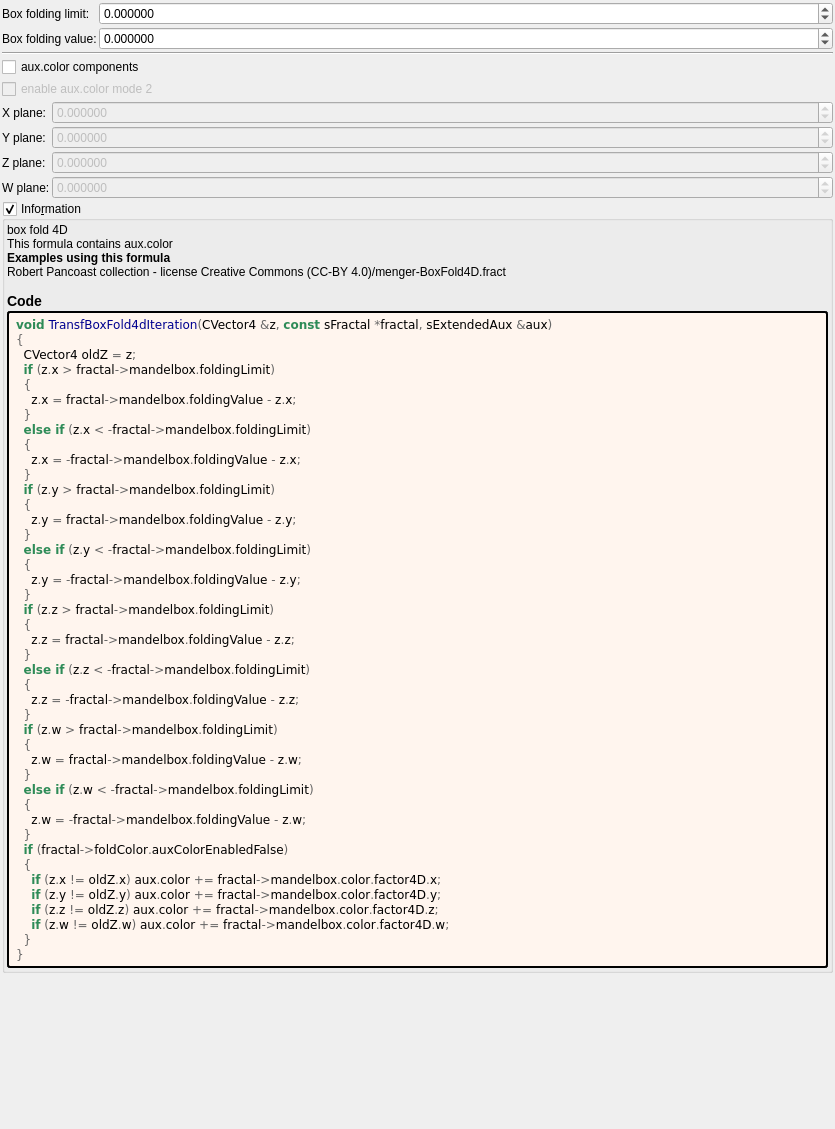
<?xml version="1.0" encoding="UTF-8"?>
<ui version="4.0">
 <class>transf_box_fold4d</class>
 <widget class="QWidget" name="Form">
  <property name="enabled">
   <bool>true</bool>
  </property>
  <property name="geometry">
   <rect>
    <x>0</x>
    <y>0</y>
    <width>835</width>
    <height>1129</height>
   </rect>
  </property>
  <property name="windowTitle">
   <string notr="true">transf_box_fold4d</string>
  </property>
  <layout class="QVBoxLayout" name="verticalLayout">
   <property name="spacing">
    <number>2</number>
   </property>
   <property name="leftMargin">
    <number>2</number>
   </property>
   <property name="topMargin">
    <number>2</number>
   </property>
   <property name="rightMargin">
    <number>2</number>
   </property>
   <property name="bottomMargin">
    <number>2</number>
   </property>
   <item>
    <layout class="QGridLayout" name="gridLayout_12" columnstretch="0,1">
     <property name="spacing">
      <number>2</number>
     </property>
     <item row="0" column="0">
      <widget class="QLabel" name="label_47">
       <property name="text">
        <string>Box folding limit:</string>
       </property>
      </widget>
     </item>
     <item row="1" column="0">
      <widget class="QLabel" name="label_46">
       <property name="text">
        <string>Box folding value:</string>
       </property>
      </widget>
     </item>
     <item row="1" column="1">
      <widget class="MyDoubleSpinBox" name="spinbox_mandelbox_folding_value">
       <property name="sizePolicy">
        <sizepolicy hsizetype="Minimum" vsizetype="Maximum">
         <horstretch>0</horstretch>
         <verstretch>0</verstretch>
        </sizepolicy>
       </property>
       <property name="prefix">
        <string/>
       </property>
       <property name="suffix">
        <string/>
       </property>
       <property name="decimals">
        <number>6</number>
       </property>
       <property name="minimum">
        <double>-100.000000000000000</double>
       </property>
       <property name="maximum">
        <double>100.000000000000000</double>
       </property>
       <property name="singleStep">
        <double>0.100000000000000</double>
       </property>
      </widget>
     </item>
     <item row="0" column="1">
      <widget class="MyDoubleSpinBox" name="spinbox_mandelbox_folding_limit">
       <property name="sizePolicy">
        <sizepolicy hsizetype="Minimum" vsizetype="Maximum">
         <horstretch>0</horstretch>
         <verstretch>0</verstretch>
        </sizepolicy>
       </property>
       <property name="prefix">
        <string/>
       </property>
       <property name="suffix">
        <string/>
       </property>
       <property name="decimals">
        <number>6</number>
       </property>
       <property name="minimum">
        <double>-100.000000000000000</double>
       </property>
       <property name="maximum">
        <double>100.000000000000000</double>
       </property>
       <property name="singleStep">
        <double>0.100000000000000</double>
       </property>
      </widget>
     </item>
    </layout>
   </item>
   <item>
    <widget class="Line" name="line_40">
     <property name="orientation">
      <enum>Qt::Horizontal</enum>
     </property>
    </widget>
   </item>
   <item>
    <layout class="QGridLayout" name="gridLayout_4" columnstretch="0,1,0" columnminimumwidth="0,0,0">
     <property name="spacing">
      <number>2</number>
     </property>
     <item row="1" column="0" colspan="3">
      <widget class="MyCheckBox" name="checkBox_fold_color_aux_color_enabled_false">
       <property name="text">
        <string notr="true">aux.color components</string>
       </property>
      </widget>
     </item>
     <item row="6" column="0">
      <widget class="QLabel" name="label_30">
       <property name="text">
        <string>W plane:</string>
       </property>
      </widget>
     </item>
     <item row="3" column="1" colspan="2">
      <widget class="MyDoubleSpinBox" name="spinbox4_mandelbox_color_4D_x">
       <property name="enabled">
        <bool>false</bool>
       </property>
       <property name="sizePolicy">
        <sizepolicy hsizetype="Minimum" vsizetype="Maximum">
         <horstretch>0</horstretch>
         <verstretch>0</verstretch>
        </sizepolicy>
       </property>
       <property name="prefix">
        <string/>
       </property>
       <property name="suffix">
        <string/>
       </property>
       <property name="decimals">
        <number>6</number>
       </property>
       <property name="minimum">
        <double>-100.000000000000000</double>
       </property>
       <property name="maximum">
        <double>100.000000000000000</double>
       </property>
       <property name="singleStep">
        <double>0.100000000000000</double>
       </property>
      </widget>
     </item>
     <item row="4" column="0">
      <widget class="QLabel" name="label_26">
       <property name="text">
        <string>Y plane:</string>
       </property>
      </widget>
     </item>
     <item row="4" column="1" colspan="2">
      <widget class="MyDoubleSpinBox" name="spinbox4_mandelbox_color_4D_y">
       <property name="enabled">
        <bool>false</bool>
       </property>
       <property name="sizePolicy">
        <sizepolicy hsizetype="Minimum" vsizetype="Maximum">
         <horstretch>0</horstretch>
         <verstretch>0</verstretch>
        </sizepolicy>
       </property>
       <property name="prefix">
        <string/>
       </property>
       <property name="suffix">
        <string/>
       </property>
       <property name="decimals">
        <number>6</number>
       </property>
       <property name="minimum">
        <double>-100.000000000000000</double>
       </property>
       <property name="maximum">
        <double>100.000000000000000</double>
       </property>
       <property name="singleStep">
        <double>0.100000000000000</double>
       </property>
      </widget>
     </item>
     <item row="6" column="1" colspan="2">
      <widget class="MyDoubleSpinBox" name="spinbox4_mandelbox_color_4D_w">
       <property name="enabled">
        <bool>false</bool>
       </property>
       <property name="sizePolicy">
        <sizepolicy hsizetype="Minimum" vsizetype="Maximum">
         <horstretch>0</horstretch>
         <verstretch>0</verstretch>
        </sizepolicy>
       </property>
       <property name="prefix">
        <string/>
       </property>
       <property name="suffix">
        <string/>
       </property>
       <property name="decimals">
        <number>6</number>
       </property>
       <property name="minimum">
        <double>-100.000000000000000</double>
       </property>
       <property name="maximum">
        <double>100.000000000000000</double>
       </property>
       <property name="singleStep">
        <double>0.100000000000000</double>
       </property>
      </widget>
     </item>
     <item row="5" column="0">
      <widget class="QLabel" name="label_27">
       <property name="text">
        <string>Z plane:</string>
       </property>
      </widget>
     </item>
     <item row="3" column="0">
      <widget class="QLabel" name="label_25">
       <property name="text">
        <string>X plane:</string>
       </property>
      </widget>
     </item>
     <item row="5" column="1" colspan="2">
      <widget class="MyDoubleSpinBox" name="spinbox4_mandelbox_color_4D_z">
       <property name="enabled">
        <bool>false</bool>
       </property>
       <property name="sizePolicy">
        <sizepolicy hsizetype="Minimum" vsizetype="Maximum">
         <horstretch>0</horstretch>
         <verstretch>0</verstretch>
        </sizepolicy>
       </property>
       <property name="prefix">
        <string/>
       </property>
       <property name="suffix">
        <string/>
       </property>
       <property name="decimals">
        <number>6</number>
       </property>
       <property name="minimum">
        <double>-100.000000000000000</double>
       </property>
       <property name="maximum">
        <double>100.000000000000000</double>
       </property>
       <property name="singleStep">
        <double>0.100000000000000</double>
       </property>
      </widget>
     </item>
     <item row="2" column="0" colspan="2">
      <widget class="MyCheckBox" name="checkBox_transf_function_enabledCx_false">
       <property name="enabled">
        <bool>false</bool>
       </property>
       <property name="text">
        <string>enable aux.color mode 2</string>
       </property>
      </widget>
     </item>
    </layout>
   </item>
   <item>
    <widget class="MyGroupBox" name="groupCheck_info">
     <property name="title">
      <string>Info&amp;rmation</string>
     </property>
     <property name="flat">
      <bool>false</bool>
     </property>
     <property name="checkable">
      <bool>true</bool>
     </property>
     <layout class="QVBoxLayout" name="verticalLayout_2">
      <property name="spacing">
       <number>2</number>
      </property>
      <property name="leftMargin">
       <number>2</number>
      </property>
      <property name="topMargin">
       <number>2</number>
      </property>
      <property name="rightMargin">
       <number>2</number>
      </property>
      <property name="bottomMargin">
       <number>2</number>
      </property>
      <item>
       <widget class="QLabel" name="label_information_general">
        <property name="text">
         <string notr="true">&lt;p&gt;box fold 4D&lt;br&gt;This formula contains aux.color&lt;/p&gt;&lt;table&gt;
&lt;/table&gt;
&lt;br&gt;&lt;b&gt;Examples using this formula&lt;/b&gt;&lt;br&gt;Robert Pancoast collection - license Creative Commons (CC-BY 4.0)/menger-BoxFold4D.fract&lt;h3&gt;Code&lt;/h3&gt;</string>
        </property>
        <property name="wordWrap">
         <bool>true</bool>
        </property>
        <property name="openExternalLinks">
         <bool>true</bool>
        </property>
        <property name="textInteractionFlags">
         <set>Qt::LinksAccessibleByMouse|Qt::TextSelectableByMouse</set>
        </property>
       </widget>
      </item>
      <item>
       <widget class="QLabel" name="label_code_content">
        <property name="styleSheet">
         <string notr="true">border-style: outset; border-width: 2px; border-radius: 3px; border-color: black; background-color: #fff5ee; padding: 4px;</string>
        </property>
        <property name="text">
         <string notr="true">&lt;body style=&quot;background-color:#fff5ee&quot;&gt;
&lt;pre style=&quot;color:#000000; background-color:#fff5ee;  font-family:&#039;Courier New&#039;,monospace;&quot;&gt;&lt;span style=&quot;color:#2e8b57; font-weight:bold&quot;&gt;void&lt;/span&gt; &lt;span style=&quot;color:#00008f&quot;&gt;TransfBoxFold4dIteration&lt;/span&gt;&lt;span style=&quot;color:#676767&quot;&gt;(&lt;/span&gt;CVector4 &lt;span style=&quot;color:#676767&quot;&gt;&amp;amp;&lt;/span&gt;z&lt;span style=&quot;color:#676767&quot;&gt;,&lt;/span&gt; &lt;span style=&quot;color:#2e8b57; font-weight:bold&quot;&gt;const&lt;/span&gt; sFractal &lt;span style=&quot;color:#676767&quot;&gt;*&lt;/span&gt;fractal&lt;span style=&quot;color:#676767&quot;&gt;,&lt;/span&gt; sExtendedAux &lt;span style=&quot;color:#676767&quot;&gt;&amp;amp;&lt;/span&gt;aux&lt;span style=&quot;color:#676767&quot;&gt;)&lt;/span&gt;
&lt;span style=&quot;color:#676767&quot;&gt;{&lt;/span&gt;
  CVector4 oldZ &lt;span style=&quot;color:#676767&quot;&gt;=&lt;/span&gt; z&lt;span style=&quot;color:#676767&quot;&gt;;&lt;/span&gt;
  &lt;span style=&quot;color:#2e8b57; font-weight:bold&quot;&gt;if&lt;/span&gt; &lt;span style=&quot;color:#676767&quot;&gt;(&lt;/span&gt;z&lt;span style=&quot;color:#676767&quot;&gt;.&lt;/span&gt;x &lt;span style=&quot;color:#676767&quot;&gt;&amp;gt;&lt;/span&gt; fractal&lt;span style=&quot;color:#676767&quot;&gt;-&amp;gt;&lt;/span&gt;mandelbox&lt;span style=&quot;color:#676767&quot;&gt;.&lt;/span&gt;foldingLimit&lt;span style=&quot;color:#676767&quot;&gt;)&lt;/span&gt;
  &lt;span style=&quot;color:#676767&quot;&gt;{&lt;/span&gt;
    z&lt;span style=&quot;color:#676767&quot;&gt;.&lt;/span&gt;x &lt;span style=&quot;color:#676767&quot;&gt;=&lt;/span&gt; fractal&lt;span style=&quot;color:#676767&quot;&gt;-&amp;gt;&lt;/span&gt;mandelbox&lt;span style=&quot;color:#676767&quot;&gt;.&lt;/span&gt;foldingValue &lt;span style=&quot;color:#676767&quot;&gt;-&lt;/span&gt; z&lt;span style=&quot;color:#676767&quot;&gt;.&lt;/span&gt;x&lt;span style=&quot;color:#676767&quot;&gt;;&lt;/span&gt;
  &lt;span style=&quot;color:#676767&quot;&gt;}&lt;/span&gt;
  &lt;span style=&quot;color:#2e8b57; font-weight:bold&quot;&gt;else if&lt;/span&gt; &lt;span style=&quot;color:#676767&quot;&gt;(&lt;/span&gt;z&lt;span style=&quot;color:#676767&quot;&gt;.&lt;/span&gt;x &lt;span style=&quot;color:#676767&quot;&gt;&amp;lt; -&lt;/span&gt;fractal&lt;span style=&quot;color:#676767&quot;&gt;-&amp;gt;&lt;/span&gt;mandelbox&lt;span style=&quot;color:#676767&quot;&gt;.&lt;/span&gt;foldingLimit&lt;span style=&quot;color:#676767&quot;&gt;)&lt;/span&gt;
  &lt;span style=&quot;color:#676767&quot;&gt;{&lt;/span&gt;
    z&lt;span style=&quot;color:#676767&quot;&gt;.&lt;/span&gt;x &lt;span style=&quot;color:#676767&quot;&gt;= -&lt;/span&gt;fractal&lt;span style=&quot;color:#676767&quot;&gt;-&amp;gt;&lt;/span&gt;mandelbox&lt;span style=&quot;color:#676767&quot;&gt;.&lt;/span&gt;foldingValue &lt;span style=&quot;color:#676767&quot;&gt;-&lt;/span&gt; z&lt;span style=&quot;color:#676767&quot;&gt;.&lt;/span&gt;x&lt;span style=&quot;color:#676767&quot;&gt;;&lt;/span&gt;
  &lt;span style=&quot;color:#676767&quot;&gt;}&lt;/span&gt;
  &lt;span style=&quot;color:#2e8b57; font-weight:bold&quot;&gt;if&lt;/span&gt; &lt;span style=&quot;color:#676767&quot;&gt;(&lt;/span&gt;z&lt;span style=&quot;color:#676767&quot;&gt;.&lt;/span&gt;y &lt;span style=&quot;color:#676767&quot;&gt;&amp;gt;&lt;/span&gt; fractal&lt;span style=&quot;color:#676767&quot;&gt;-&amp;gt;&lt;/span&gt;mandelbox&lt;span style=&quot;color:#676767&quot;&gt;.&lt;/span&gt;foldingLimit&lt;span style=&quot;color:#676767&quot;&gt;)&lt;/span&gt;
  &lt;span style=&quot;color:#676767&quot;&gt;{&lt;/span&gt;
    z&lt;span style=&quot;color:#676767&quot;&gt;.&lt;/span&gt;y &lt;span style=&quot;color:#676767&quot;&gt;=&lt;/span&gt; fractal&lt;span style=&quot;color:#676767&quot;&gt;-&amp;gt;&lt;/span&gt;mandelbox&lt;span style=&quot;color:#676767&quot;&gt;.&lt;/span&gt;foldingValue &lt;span style=&quot;color:#676767&quot;&gt;-&lt;/span&gt; z&lt;span style=&quot;color:#676767&quot;&gt;.&lt;/span&gt;y&lt;span style=&quot;color:#676767&quot;&gt;;&lt;/span&gt;
  &lt;span style=&quot;color:#676767&quot;&gt;}&lt;/span&gt;
  &lt;span style=&quot;color:#2e8b57; font-weight:bold&quot;&gt;else if&lt;/span&gt; &lt;span style=&quot;color:#676767&quot;&gt;(&lt;/span&gt;z&lt;span style=&quot;color:#676767&quot;&gt;.&lt;/span&gt;y &lt;span style=&quot;color:#676767&quot;&gt;&amp;lt; -&lt;/span&gt;fractal&lt;span style=&quot;color:#676767&quot;&gt;-&amp;gt;&lt;/span&gt;mandelbox&lt;span style=&quot;color:#676767&quot;&gt;.&lt;/span&gt;foldingLimit&lt;span style=&quot;color:#676767&quot;&gt;)&lt;/span&gt;
  &lt;span style=&quot;color:#676767&quot;&gt;{&lt;/span&gt;
    z&lt;span style=&quot;color:#676767&quot;&gt;.&lt;/span&gt;y &lt;span style=&quot;color:#676767&quot;&gt;= -&lt;/span&gt;fractal&lt;span style=&quot;color:#676767&quot;&gt;-&amp;gt;&lt;/span&gt;mandelbox&lt;span style=&quot;color:#676767&quot;&gt;.&lt;/span&gt;foldingValue &lt;span style=&quot;color:#676767&quot;&gt;-&lt;/span&gt; z&lt;span style=&quot;color:#676767&quot;&gt;.&lt;/span&gt;y&lt;span style=&quot;color:#676767&quot;&gt;;&lt;/span&gt;
  &lt;span style=&quot;color:#676767&quot;&gt;}&lt;/span&gt;
  &lt;span style=&quot;color:#2e8b57; font-weight:bold&quot;&gt;if&lt;/span&gt; &lt;span style=&quot;color:#676767&quot;&gt;(&lt;/span&gt;z&lt;span style=&quot;color:#676767&quot;&gt;.&lt;/span&gt;z &lt;span style=&quot;color:#676767&quot;&gt;&amp;gt;&lt;/span&gt; fractal&lt;span style=&quot;color:#676767&quot;&gt;-&amp;gt;&lt;/span&gt;mandelbox&lt;span style=&quot;color:#676767&quot;&gt;.&lt;/span&gt;foldingLimit&lt;span style=&quot;color:#676767&quot;&gt;)&lt;/span&gt;
  &lt;span style=&quot;color:#676767&quot;&gt;{&lt;/span&gt;
    z&lt;span style=&quot;color:#676767&quot;&gt;.&lt;/span&gt;z &lt;span style=&quot;color:#676767&quot;&gt;=&lt;/span&gt; fractal&lt;span style=&quot;color:#676767&quot;&gt;-&amp;gt;&lt;/span&gt;mandelbox&lt;span style=&quot;color:#676767&quot;&gt;.&lt;/span&gt;foldingValue &lt;span style=&quot;color:#676767&quot;&gt;-&lt;/span&gt; z&lt;span style=&quot;color:#676767&quot;&gt;.&lt;/span&gt;z&lt;span style=&quot;color:#676767&quot;&gt;;&lt;/span&gt;
  &lt;span style=&quot;color:#676767&quot;&gt;}&lt;/span&gt;
  &lt;span style=&quot;color:#2e8b57; font-weight:bold&quot;&gt;else if&lt;/span&gt; &lt;span style=&quot;color:#676767&quot;&gt;(&lt;/span&gt;z&lt;span style=&quot;color:#676767&quot;&gt;.&lt;/span&gt;z &lt;span style=&quot;color:#676767&quot;&gt;&amp;lt; -&lt;/span&gt;fractal&lt;span style=&quot;color:#676767&quot;&gt;-&amp;gt;&lt;/span&gt;mandelbox&lt;span style=&quot;color:#676767&quot;&gt;.&lt;/span&gt;foldingLimit&lt;span style=&quot;color:#676767&quot;&gt;)&lt;/span&gt;
  &lt;span style=&quot;color:#676767&quot;&gt;{&lt;/span&gt;
    z&lt;span style=&quot;color:#676767&quot;&gt;.&lt;/span&gt;z &lt;span style=&quot;color:#676767&quot;&gt;= -&lt;/span&gt;fractal&lt;span style=&quot;color:#676767&quot;&gt;-&amp;gt;&lt;/span&gt;mandelbox&lt;span style=&quot;color:#676767&quot;&gt;.&lt;/span&gt;foldingValue &lt;span style=&quot;color:#676767&quot;&gt;-&lt;/span&gt; z&lt;span style=&quot;color:#676767&quot;&gt;.&lt;/span&gt;z&lt;span style=&quot;color:#676767&quot;&gt;;&lt;/span&gt;
  &lt;span style=&quot;color:#676767&quot;&gt;}&lt;/span&gt;
  &lt;span style=&quot;color:#2e8b57; font-weight:bold&quot;&gt;if&lt;/span&gt; &lt;span style=&quot;color:#676767&quot;&gt;(&lt;/span&gt;z&lt;span style=&quot;color:#676767&quot;&gt;.&lt;/span&gt;w &lt;span style=&quot;color:#676767&quot;&gt;&amp;gt;&lt;/span&gt; fractal&lt;span style=&quot;color:#676767&quot;&gt;-&amp;gt;&lt;/span&gt;mandelbox&lt;span style=&quot;color:#676767&quot;&gt;.&lt;/span&gt;foldingLimit&lt;span style=&quot;color:#676767&quot;&gt;)&lt;/span&gt;
  &lt;span style=&quot;color:#676767&quot;&gt;{&lt;/span&gt;
    z&lt;span style=&quot;color:#676767&quot;&gt;.&lt;/span&gt;w &lt;span style=&quot;color:#676767&quot;&gt;=&lt;/span&gt; fractal&lt;span style=&quot;color:#676767&quot;&gt;-&amp;gt;&lt;/span&gt;mandelbox&lt;span style=&quot;color:#676767&quot;&gt;.&lt;/span&gt;foldingValue &lt;span style=&quot;color:#676767&quot;&gt;-&lt;/span&gt; z&lt;span style=&quot;color:#676767&quot;&gt;.&lt;/span&gt;w&lt;span style=&quot;color:#676767&quot;&gt;;&lt;/span&gt;
  &lt;span style=&quot;color:#676767&quot;&gt;}&lt;/span&gt;
  &lt;span style=&quot;color:#2e8b57; font-weight:bold&quot;&gt;else if&lt;/span&gt; &lt;span style=&quot;color:#676767&quot;&gt;(&lt;/span&gt;z&lt;span style=&quot;color:#676767&quot;&gt;.&lt;/span&gt;w &lt;span style=&quot;color:#676767&quot;&gt;&amp;lt; -&lt;/span&gt;fractal&lt;span style=&quot;color:#676767&quot;&gt;-&amp;gt;&lt;/span&gt;mandelbox&lt;span style=&quot;color:#676767&quot;&gt;.&lt;/span&gt;foldingLimit&lt;span style=&quot;color:#676767&quot;&gt;)&lt;/span&gt;
  &lt;span style=&quot;color:#676767&quot;&gt;{&lt;/span&gt;
    z&lt;span style=&quot;color:#676767&quot;&gt;.&lt;/span&gt;w &lt;span style=&quot;color:#676767&quot;&gt;= -&lt;/span&gt;fractal&lt;span style=&quot;color:#676767&quot;&gt;-&amp;gt;&lt;/span&gt;mandelbox&lt;span style=&quot;color:#676767&quot;&gt;.&lt;/span&gt;foldingValue &lt;span style=&quot;color:#676767&quot;&gt;-&lt;/span&gt; z&lt;span style=&quot;color:#676767&quot;&gt;.&lt;/span&gt;w&lt;span style=&quot;color:#676767&quot;&gt;;&lt;/span&gt;
  &lt;span style=&quot;color:#676767&quot;&gt;}&lt;/span&gt;
  &lt;span style=&quot;color:#2e8b57; font-weight:bold&quot;&gt;if&lt;/span&gt; &lt;span style=&quot;color:#676767&quot;&gt;(&lt;/span&gt;fractal&lt;span style=&quot;color:#676767&quot;&gt;-&amp;gt;&lt;/span&gt;foldColor&lt;span style=&quot;color:#676767&quot;&gt;.&lt;/span&gt;auxColorEnabledFalse&lt;span style=&quot;color:#676767&quot;&gt;)&lt;/span&gt;
  &lt;span style=&quot;color:#676767&quot;&gt;{&lt;/span&gt;
    &lt;span style=&quot;color:#2e8b57; font-weight:bold&quot;&gt;if&lt;/span&gt; &lt;span style=&quot;color:#676767&quot;&gt;(&lt;/span&gt;z&lt;span style=&quot;color:#676767&quot;&gt;.&lt;/span&gt;x &lt;span style=&quot;color:#676767&quot;&gt;!=&lt;/span&gt; oldZ&lt;span style=&quot;color:#676767&quot;&gt;.&lt;/span&gt;x&lt;span style=&quot;color:#676767&quot;&gt;)&lt;/span&gt; aux&lt;span style=&quot;color:#676767&quot;&gt;.&lt;/span&gt;color &lt;span style=&quot;color:#676767&quot;&gt;+=&lt;/span&gt; fractal&lt;span style=&quot;color:#676767&quot;&gt;-&amp;gt;&lt;/span&gt;mandelbox&lt;span style=&quot;color:#676767&quot;&gt;.&lt;/span&gt;color&lt;span style=&quot;color:#676767&quot;&gt;.&lt;/span&gt;factor4D&lt;span style=&quot;color:#676767&quot;&gt;.&lt;/span&gt;x&lt;span style=&quot;color:#676767&quot;&gt;;&lt;/span&gt;
    &lt;span style=&quot;color:#2e8b57; font-weight:bold&quot;&gt;if&lt;/span&gt; &lt;span style=&quot;color:#676767&quot;&gt;(&lt;/span&gt;z&lt;span style=&quot;color:#676767&quot;&gt;.&lt;/span&gt;y &lt;span style=&quot;color:#676767&quot;&gt;!=&lt;/span&gt; oldZ&lt;span style=&quot;color:#676767&quot;&gt;.&lt;/span&gt;y&lt;span style=&quot;color:#676767&quot;&gt;)&lt;/span&gt; aux&lt;span style=&quot;color:#676767&quot;&gt;.&lt;/span&gt;color &lt;span style=&quot;color:#676767&quot;&gt;+=&lt;/span&gt; fractal&lt;span style=&quot;color:#676767&quot;&gt;-&amp;gt;&lt;/span&gt;mandelbox&lt;span style=&quot;color:#676767&quot;&gt;.&lt;/span&gt;color&lt;span style=&quot;color:#676767&quot;&gt;.&lt;/span&gt;factor4D&lt;span style=&quot;color:#676767&quot;&gt;.&lt;/span&gt;y&lt;span style=&quot;color:#676767&quot;&gt;;&lt;/span&gt;
    &lt;span style=&quot;color:#2e8b57; font-weight:bold&quot;&gt;if&lt;/span&gt; &lt;span style=&quot;color:#676767&quot;&gt;(&lt;/span&gt;z&lt;span style=&quot;color:#676767&quot;&gt;.&lt;/span&gt;z &lt;span style=&quot;color:#676767&quot;&gt;!=&lt;/span&gt; oldZ&lt;span style=&quot;color:#676767&quot;&gt;.&lt;/span&gt;z&lt;span style=&quot;color:#676767&quot;&gt;)&lt;/span&gt; aux&lt;span style=&quot;color:#676767&quot;&gt;.&lt;/span&gt;color &lt;span style=&quot;color:#676767&quot;&gt;+=&lt;/span&gt; fractal&lt;span style=&quot;color:#676767&quot;&gt;-&amp;gt;&lt;/span&gt;mandelbox&lt;span style=&quot;color:#676767&quot;&gt;.&lt;/span&gt;color&lt;span style=&quot;color:#676767&quot;&gt;.&lt;/span&gt;factor4D&lt;span style=&quot;color:#676767&quot;&gt;.&lt;/span&gt;z&lt;span style=&quot;color:#676767&quot;&gt;;&lt;/span&gt;
    &lt;span style=&quot;color:#2e8b57; font-weight:bold&quot;&gt;if&lt;/span&gt; &lt;span style=&quot;color:#676767&quot;&gt;(&lt;/span&gt;z&lt;span style=&quot;color:#676767&quot;&gt;.&lt;/span&gt;w &lt;span style=&quot;color:#676767&quot;&gt;!=&lt;/span&gt; oldZ&lt;span style=&quot;color:#676767&quot;&gt;.&lt;/span&gt;w&lt;span style=&quot;color:#676767&quot;&gt;)&lt;/span&gt; aux&lt;span style=&quot;color:#676767&quot;&gt;.&lt;/span&gt;color &lt;span style=&quot;color:#676767&quot;&gt;+=&lt;/span&gt; fractal&lt;span style=&quot;color:#676767&quot;&gt;-&amp;gt;&lt;/span&gt;mandelbox&lt;span style=&quot;color:#676767&quot;&gt;.&lt;/span&gt;color&lt;span style=&quot;color:#676767&quot;&gt;.&lt;/span&gt;factor4D&lt;span style=&quot;color:#676767&quot;&gt;.&lt;/span&gt;w&lt;span style=&quot;color:#676767&quot;&gt;;&lt;/span&gt;
  &lt;span style=&quot;color:#676767&quot;&gt;}&lt;/span&gt;
&lt;span style=&quot;color:#676767&quot;&gt;}&lt;/span&gt;
&lt;/pre&gt;
&lt;/body&gt;</string>
        </property>
        <property name="wordWrap">
         <bool>true</bool>
        </property>
        <property name="openExternalLinks">
         <bool>true</bool>
        </property>
        <property name="textInteractionFlags">
         <set>Qt::LinksAccessibleByMouse|Qt::TextSelectableByMouse</set>
        </property>
       </widget>
      </item>
     </layout>
    </widget>
   </item>
   <item>
    <spacer name="verticalSpacer_2">
     <property name="orientation">
      <enum>Qt::Vertical</enum>
     </property>
     <property name="sizeHint" stdset="0">
      <size>
       <width>20</width>
       <height>40</height>
      </size>
     </property>
    </spacer>
   </item>
  </layout>
 </widget>
 <customwidgets>
  <customwidget>
   <class>MyGroupBox</class>
   <extends>QGroupBox</extends>
   <header>my_group_box.h</header>
   <container>1</container>
  </customwidget>
  <customwidget>
   <class>MyCheckBox</class>
   <extends>QCheckBox</extends>
   <header>my_check_box.h</header>
  </customwidget>
  <customwidget>
   <class>MyDoubleSpinBox</class>
   <extends>QDoubleSpinBox</extends>
   <header>my_double_spin_box.h</header>
  </customwidget>
 </customwidgets>
 <tabstops>
  <tabstop>spinbox_mandelbox_folding_limit</tabstop>
  <tabstop>spinbox_mandelbox_folding_value</tabstop>
  <tabstop>groupCheck_info</tabstop>
 </tabstops>
 <resources/>
 <connections>
  <connection>
   <sender>checkBox_fold_color_aux_color_enabled_false</sender>
   <signal>toggled(bool)</signal>
   <receiver>checkBox_transf_function_enabledCx_false</receiver>
   <slot>setEnabled(bool)</slot>
   <hints>
    <hint type="sourcelabel">
     <x>11</x>
     <y>74</y>
    </hint>
    <hint type="destinationlabel">
     <x>81</x>
     <y>105</y>
    </hint>
   </hints>
  </connection>
  <connection>
   <sender>checkBox_fold_color_aux_color_enabled_false</sender>
   <signal>toggled(bool)</signal>
   <receiver>spinbox4_mandelbox_color_4D_x</receiver>
   <slot>setEnabled(bool)</slot>
   <hints>
    <hint type="sourcelabel">
     <x>16</x>
     <y>74</y>
    </hint>
    <hint type="destinationlabel">
     <x>157</x>
     <y>130</y>
    </hint>
   </hints>
  </connection>
  <connection>
   <sender>checkBox_fold_color_aux_color_enabled_false</sender>
   <signal>toggled(bool)</signal>
   <receiver>spinbox4_mandelbox_color_4D_y</receiver>
   <slot>setEnabled(bool)</slot>
   <hints>
    <hint type="sourcelabel">
     <x>28</x>
     <y>72</y>
    </hint>
    <hint type="destinationlabel">
     <x>183</x>
     <y>155</y>
    </hint>
   </hints>
  </connection>
  <connection>
   <sender>checkBox_fold_color_aux_color_enabled_false</sender>
   <signal>toggled(bool)</signal>
   <receiver>spinbox4_mandelbox_color_4D_z</receiver>
   <slot>setEnabled(bool)</slot>
   <hints>
    <hint type="sourcelabel">
     <x>20</x>
     <y>77</y>
    </hint>
    <hint type="destinationlabel">
     <x>133</x>
     <y>189</y>
    </hint>
   </hints>
  </connection>
  <connection>
   <sender>checkBox_fold_color_aux_color_enabled_false</sender>
   <signal>toggled(bool)</signal>
   <receiver>spinbox4_mandelbox_color_4D_w</receiver>
   <slot>setEnabled(bool)</slot>
   <hints>
    <hint type="sourcelabel">
     <x>39</x>
     <y>71</y>
    </hint>
    <hint type="destinationlabel">
     <x>153</x>
     <y>210</y>
    </hint>
   </hints>
  </connection>
 </connections>
</ui>
